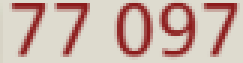
#> input picture test captures/food_1.PNG, 81 x 21 px, found by its file name (shown 3 times larger)
$ python reading.py
#> lines starting #> are read from the running program, lines starting #| are printed output that depends on the picture
import pytesseract
from PIL import Image
import cv2
import numpy as np

# If you don't have tesseract executable in your PATH, include the following:
pytesseract.pytesseract.tesseract_cmd = r'C:\Program Files\Tesseract-OCR\tesseract.exe'
# Example tesseract_cmd = r'C:\Program Files (x86)\Tesseract-OCR\tesseract'

screenshot = cv2.imread('test captures/food_1.png', cv2.IMREAD_COLOR)
#> screenshot is the input picture: shape (21, 81, 3); mean B, G, R 168.9, 178.4, 204.4
screen_np = np.array(screenshot)

custom_config = r'--oem 3 --psm 6 -c tessedit_char_whitelist=0123456789'

# Convert the screenshot to grayscale for better OCR
gray_screenshot = cv2.cvtColor(screen_np, cv2.COLOR_BGR2GRAY)
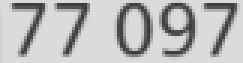
#> gray_screenshot: shape (21, 81) (shown 3 times larger); min 61, max 219, mean 185.4
#> (the run stopped early here; a loop or call above may not have finished)
